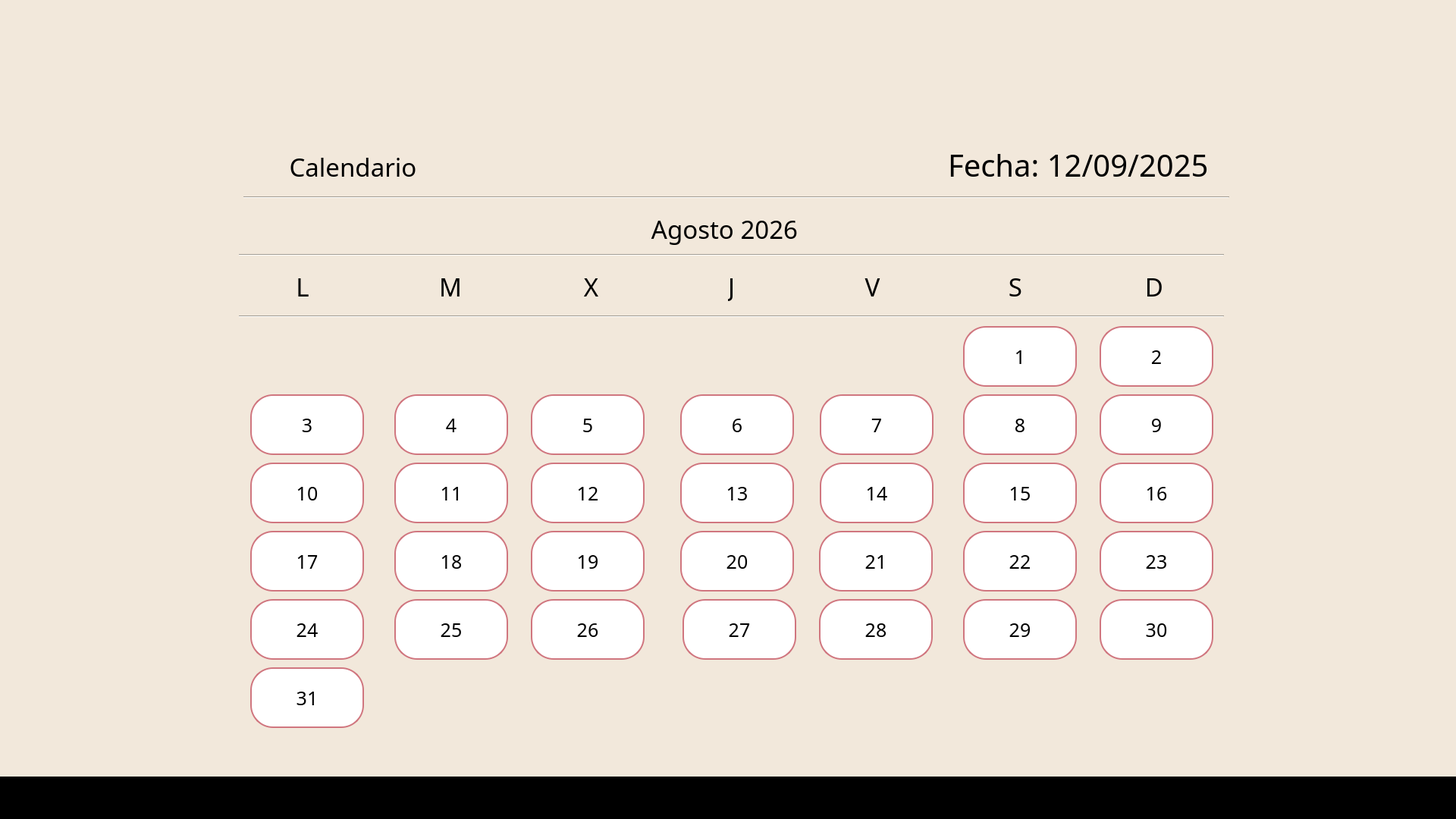
<?xml version="1.0" encoding="UTF-8"?>
<ui version="4.0">
 <class>MainWindow</class>
 <widget class="QMainWindow" name="MainWindow">
  <property name="geometry">
   <rect>
    <x>0</x>
    <y>0</y>
    <width>1920</width>
    <height>1080</height>
   </rect>
  </property>
  <property name="windowTitle">
   <string>MainWindow</string>
  </property>
  <property name="styleSheet">
   <string notr="true">background-color: rgb(242, 232, 219);</string>
  </property>
  <widget class="QWidget" name="centralwidget">
   <widget class="QLabel" name="label">
    <property name="geometry">
     <rect>
      <x>0</x>
      <y>0</y>
      <width>1920</width>
      <height>1080</height>
     </rect>
    </property>
    <property name="styleSheet">
     <string notr="true">background-color: #F2E8DB;</string>
    </property>
    <property name="text">
     <string/>
    </property>
   </widget>
   <widget class="QLabel" name="label_5">
    <property name="geometry">
     <rect>
      <x>844</x>
      <y>55</y>
      <width>237</width>
      <height>158</height>
     </rect>
    </property>
    <property name="styleSheet">
     <string notr="true">background-color: rgb(242, 232, 219);</string>
    </property>
    <property name="text">
     <string/>
    </property>
    <property name="pixmap">
     <pixmap>../a.png</pixmap>
    </property>
    <property name="scaledContents">
     <bool>true</bool>
    </property>
   </widget>
   <widget class="QLabel" name="label_3">
    <property name="geometry">
     <rect>
      <x>1250</x>
      <y>192</y>
      <width>355</width>
      <height>51</height>
     </rect>
    </property>
    <property name="font">
     <font>
      <family>Javanese Text</family>
      <pointsize>30</pointsize>
     </font>
    </property>
    <property name="styleSheet">
     <string notr="true">color:black;</string>
    </property>
    <property name="text">
     <string>Fecha: 12/09/2025</string>
    </property>
   </widget>
   <widget class="QLabel" name="label_4">
    <property name="geometry">
     <rect>
      <x>850</x>
      <y>278</y>
      <width>211</width>
      <height>47</height>
     </rect>
    </property>
    <property name="font">
     <font>
      <family>Javanese Text</family>
      <pointsize>25</pointsize>
     </font>
    </property>
    <property name="layoutDirection">
     <enum>Qt::LayoutDirection::LeftToRight</enum>
    </property>
    <property name="styleSheet">
     <string notr="true">color:black;</string>
    </property>
    <property name="text">
     <string>Agosto 2026</string>
    </property>
    <property name="alignment">
     <set>Qt::AlignmentFlag::AlignCenter</set>
    </property>
   </widget>
   <widget class="Line" name="line">
    <property name="geometry">
     <rect>
      <x>321</x>
      <y>255</y>
      <width>1300</width>
      <height>10</height>
     </rect>
    </property>
    <property name="orientation">
     <enum>Qt::Orientation::Horizontal</enum>
    </property>
   </widget>
   <widget class="Line" name="line_2">
    <property name="geometry">
     <rect>
      <x>315</x>
      <y>331</y>
      <width>1299</width>
      <height>10</height>
     </rect>
    </property>
    <property name="orientation">
     <enum>Qt::Orientation::Horizontal</enum>
    </property>
   </widget>
   <widget class="QLabel" name="label_6">
    <property name="geometry">
     <rect>
      <x>390</x>
      <y>358</y>
      <width>18</width>
      <height>39</height>
     </rect>
    </property>
    <property name="font">
     <font>
      <family>Javanese Text</family>
      <pointsize>25</pointsize>
     </font>
    </property>
    <property name="layoutDirection">
     <enum>Qt::LayoutDirection::LeftToRight</enum>
    </property>
    <property name="styleSheet">
     <string notr="true">color:black;</string>
    </property>
    <property name="text">
     <string>L</string>
    </property>
    <property name="alignment">
     <set>Qt::AlignmentFlag::AlignCenter</set>
    </property>
   </widget>
   <widget class="QLabel" name="label_7">
    <property name="geometry">
     <rect>
      <x>580</x>
      <y>358</y>
      <width>28</width>
      <height>39</height>
     </rect>
    </property>
    <property name="font">
     <font>
      <family>Javanese Text</family>
      <pointsize>25</pointsize>
     </font>
    </property>
    <property name="layoutDirection">
     <enum>Qt::LayoutDirection::LeftToRight</enum>
    </property>
    <property name="styleSheet">
     <string notr="true">color:black;</string>
    </property>
    <property name="text">
     <string>M</string>
    </property>
    <property name="alignment">
     <set>Qt::AlignmentFlag::AlignCenter</set>
    </property>
   </widget>
   <widget class="QLabel" name="label_8">
    <property name="geometry">
     <rect>
      <x>770</x>
      <y>358</y>
      <width>19</width>
      <height>39</height>
     </rect>
    </property>
    <property name="font">
     <font>
      <family>Javanese Text</family>
      <pointsize>25</pointsize>
     </font>
    </property>
    <property name="layoutDirection">
     <enum>Qt::LayoutDirection::LeftToRight</enum>
    </property>
    <property name="styleSheet">
     <string notr="true">color:black;</string>
    </property>
    <property name="text">
     <string>X</string>
    </property>
    <property name="alignment">
     <set>Qt::AlignmentFlag::AlignCenter</set>
    </property>
   </widget>
   <widget class="QLabel" name="label_9">
    <property name="geometry">
     <rect>
      <x>960</x>
      <y>358</y>
      <width>9</width>
      <height>39</height>
     </rect>
    </property>
    <property name="font">
     <font>
      <family>Javanese Text</family>
      <pointsize>25</pointsize>
     </font>
    </property>
    <property name="layoutDirection">
     <enum>Qt::LayoutDirection::LeftToRight</enum>
    </property>
    <property name="styleSheet">
     <string notr="true">color:black;</string>
    </property>
    <property name="text">
     <string>J</string>
    </property>
    <property name="alignment">
     <set>Qt::AlignmentFlag::AlignCenter</set>
    </property>
   </widget>
   <widget class="QLabel" name="label_10">
    <property name="geometry">
     <rect>
      <x>1140</x>
      <y>358</y>
      <width>21</width>
      <height>39</height>
     </rect>
    </property>
    <property name="font">
     <font>
      <family>Javanese Text</family>
      <pointsize>25</pointsize>
     </font>
    </property>
    <property name="layoutDirection">
     <enum>Qt::LayoutDirection::LeftToRight</enum>
    </property>
    <property name="styleSheet">
     <string notr="true">color:black;</string>
    </property>
    <property name="text">
     <string>V</string>
    </property>
    <property name="alignment">
     <set>Qt::AlignmentFlag::AlignCenter</set>
    </property>
   </widget>
   <widget class="QLabel" name="label_11">
    <property name="geometry">
     <rect>
      <x>1508</x>
      <y>358</y>
      <width>28</width>
      <height>39</height>
     </rect>
    </property>
    <property name="font">
     <font>
      <family>Javanese Text</family>
      <pointsize>25</pointsize>
     </font>
    </property>
    <property name="layoutDirection">
     <enum>Qt::LayoutDirection::LeftToRight</enum>
    </property>
    <property name="styleSheet">
     <string notr="true">color:black;</string>
    </property>
    <property name="text">
     <string>D</string>
    </property>
    <property name="alignment">
     <set>Qt::AlignmentFlag::AlignCenter</set>
    </property>
   </widget>
   <widget class="QLabel" name="label_12">
    <property name="geometry">
     <rect>
      <x>1330</x>
      <y>358</y>
      <width>18</width>
      <height>39</height>
     </rect>
    </property>
    <property name="font">
     <font>
      <family>Javanese Text</family>
      <pointsize>25</pointsize>
     </font>
    </property>
    <property name="layoutDirection">
     <enum>Qt::LayoutDirection::LeftToRight</enum>
    </property>
    <property name="styleSheet">
     <string notr="true">color:black;</string>
    </property>
    <property name="text">
     <string>S</string>
    </property>
    <property name="alignment">
     <set>Qt::AlignmentFlag::AlignCenter</set>
    </property>
   </widget>
   <widget class="Line" name="line_3">
    <property name="geometry">
     <rect>
      <x>315</x>
      <y>412</y>
      <width>1299</width>
      <height>10</height>
     </rect>
    </property>
    <property name="orientation">
     <enum>Qt::Orientation::Horizontal</enum>
    </property>
   </widget>
   <widget class="QPushButton" name="pushButton_izq">
    <property name="geometry">
     <rect>
      <x>315</x>
      <y>266</y>
      <width>26</width>
      <height>56</height>
     </rect>
    </property>
    <property name="font">
     <font>
      <family>Javanese Text</family>
      <pointsize>19</pointsize>
     </font>
    </property>
    <property name="styleSheet">
     <string notr="true">background-color: #F2E8DB;

border: 2px solid #F2E8DB; 
border-radius: 30px; 
padding: 5px;</string>
    </property>
    <property name="text">
     <string/>
    </property>
    <property name="icon">
     <iconset>
      <normaloff>../arrow_back.png</normaloff>../arrow_back.png</iconset>
    </property>
   </widget>
   <widget class="QPushButton" name="pushButton_der">
    <property name="geometry">
     <rect>
      <x>1594</x>
      <y>266</y>
      <width>34</width>
      <height>56</height>
     </rect>
    </property>
    <property name="font">
     <font>
      <family>Javanese Text</family>
      <pointsize>19</pointsize>
     </font>
    </property>
    <property name="styleSheet">
     <string notr="true">background-color: #F2E8DB;

border: 2px solid #F2E8DB; 
border-radius: 30px; 
padding: 5px;</string>
    </property>
    <property name="text">
     <string/>
    </property>
    <property name="icon">
     <iconset>
      <normaloff>../arrow_forward.png</normaloff>../arrow_forward.png</iconset>
    </property>
   </widget>
   <widget class="QLabel" name="label_13">
    <property name="geometry">
     <rect>
      <x>323</x>
      <y>190</y>
      <width>41</width>
      <height>44</height>
     </rect>
    </property>
    <property name="font">
     <font>
      <family>Javanese Text</family>
      <pointsize>25</pointsize>
     </font>
    </property>
    <property name="layoutDirection">
     <enum>Qt::LayoutDirection::LeftToRight</enum>
    </property>
    <property name="styleSheet">
     <string notr="true">color:black;</string>
    </property>
    <property name="text">
     <string/>
    </property>
    <property name="pixmap">
     <pixmap>../calendar.png</pixmap>
    </property>
    <property name="scaledContents">
     <bool>true</bool>
    </property>
    <property name="alignment">
     <set>Qt::AlignmentFlag::AlignCenter</set>
    </property>
   </widget>
   <widget class="QLabel" name="label_14">
    <property name="geometry">
     <rect>
      <x>375</x>
      <y>198</y>
      <width>181</width>
      <height>44</height>
     </rect>
    </property>
    <property name="font">
     <font>
      <family>Javanese Text</family>
      <pointsize>25</pointsize>
     </font>
    </property>
    <property name="layoutDirection">
     <enum>Qt::LayoutDirection::LeftToRight</enum>
    </property>
    <property name="styleSheet">
     <string notr="true">color:black;</string>
    </property>
    <property name="text">
     <string>Calendario</string>
    </property>
    <property name="alignment">
     <set>Qt::AlignmentFlag::AlignCenter</set>
    </property>
   </widget>
   <widget class="QLabel" name="label_15">
    <property name="geometry">
     <rect>
      <x>0</x>
      <y>1024</y>
      <width>1920</width>
      <height>56</height>
     </rect>
    </property>
    <property name="font">
     <font>
      <family>Javanese Text</family>
      <pointsize>25</pointsize>
     </font>
    </property>
    <property name="layoutDirection">
     <enum>Qt::LayoutDirection::LeftToRight</enum>
    </property>
    <property name="styleSheet">
     <string notr="true">background-color:black;</string>
    </property>
    <property name="text">
     <string/>
    </property>
    <property name="alignment">
     <set>Qt::AlignmentFlag::AlignCenter</set>
    </property>
   </widget>
   <widget class="QPushButton" name="pushButton_18">
    <property name="geometry">
     <rect>
      <x>520</x>
      <y>700</y>
      <width>150</width>
      <height>80</height>
     </rect>
    </property>
    <property name="font">
     <font>
      <family>Javanese Text</family>
      <pointsize>19</pointsize>
     </font>
    </property>
    <property name="styleSheet">
     <string notr="true">background-color: WHITE;
color: black;

border: 2px solid #d0767f; 
border-radius: 30px; 
padding: 5px;</string>
    </property>
    <property name="text">
     <string>18</string>
    </property>
   </widget>
   <widget class="QPushButton" name="pushButton_6">
    <property name="geometry">
     <rect>
      <x>897</x>
      <y>520</y>
      <width>150</width>
      <height>80</height>
     </rect>
    </property>
    <property name="font">
     <font>
      <family>Javanese Text</family>
      <pointsize>19</pointsize>
     </font>
    </property>
    <property name="styleSheet">
     <string notr="true">background-color: WHITE;
color: black;

border: 2px solid #d0767f; 
border-radius: 30px; 
padding: 5px;</string>
    </property>
    <property name="text">
     <string>6</string>
    </property>
   </widget>
   <widget class="QPushButton" name="pushButton_8">
    <property name="geometry">
     <rect>
      <x>1270</x>
      <y>520</y>
      <width>150</width>
      <height>80</height>
     </rect>
    </property>
    <property name="font">
     <font>
      <family>Javanese Text</family>
      <pointsize>19</pointsize>
     </font>
    </property>
    <property name="styleSheet">
     <string notr="true">background-color: WHITE;
color: black;

border: 2px solid #d0767f; 
border-radius: 30px; 
padding: 5px;</string>
    </property>
    <property name="text">
     <string>8</string>
    </property>
   </widget>
   <widget class="QPushButton" name="pushButton_17">
    <property name="geometry">
     <rect>
      <x>330</x>
      <y>700</y>
      <width>150</width>
      <height>80</height>
     </rect>
    </property>
    <property name="font">
     <font>
      <family>Javanese Text</family>
      <pointsize>19</pointsize>
     </font>
    </property>
    <property name="styleSheet">
     <string notr="true">background-color: WHITE;
color: black;

border: 2px solid #d0767f; 
border-radius: 30px; 
padding: 5px;</string>
    </property>
    <property name="text">
     <string>17</string>
    </property>
   </widget>
   <widget class="QPushButton" name="pushButton_22">
    <property name="geometry">
     <rect>
      <x>1270</x>
      <y>700</y>
      <width>150</width>
      <height>80</height>
     </rect>
    </property>
    <property name="font">
     <font>
      <family>Javanese Text</family>
      <pointsize>19</pointsize>
     </font>
    </property>
    <property name="styleSheet">
     <string notr="true">background-color: WHITE;
color: black;

border: 2px solid #d0767f; 
border-radius: 30px; 
padding: 5px;</string>
    </property>
    <property name="text">
     <string>22</string>
    </property>
   </widget>
   <widget class="QPushButton" name="pushButton_13">
    <property name="geometry">
     <rect>
      <x>897</x>
      <y>610</y>
      <width>150</width>
      <height>80</height>
     </rect>
    </property>
    <property name="font">
     <font>
      <family>Javanese Text</family>
      <pointsize>19</pointsize>
     </font>
    </property>
    <property name="styleSheet">
     <string notr="true">background-color: WHITE;
color: black;

border: 2px solid #d0767f; 
border-radius: 30px; 
padding: 5px;</string>
    </property>
    <property name="text">
     <string>13</string>
    </property>
   </widget>
   <widget class="QPushButton" name="pushButton_7">
    <property name="geometry">
     <rect>
      <x>1081</x>
      <y>520</y>
      <width>150</width>
      <height>80</height>
     </rect>
    </property>
    <property name="font">
     <font>
      <family>Javanese Text</family>
      <pointsize>19</pointsize>
     </font>
    </property>
    <property name="styleSheet">
     <string notr="true">background-color: WHITE;
color: black;

border: 2px solid #d0767f; 
border-radius: 30px; 
padding: 5px;</string>
    </property>
    <property name="text">
     <string>7</string>
    </property>
   </widget>
   <widget class="QPushButton" name="pushButton_15">
    <property name="geometry">
     <rect>
      <x>1270</x>
      <y>610</y>
      <width>150</width>
      <height>80</height>
     </rect>
    </property>
    <property name="font">
     <font>
      <family>Javanese Text</family>
      <pointsize>19</pointsize>
     </font>
    </property>
    <property name="styleSheet">
     <string notr="true">background-color: WHITE;
color: black;

border: 2px solid #d0767f; 
border-radius: 30px; 
padding: 5px;</string>
    </property>
    <property name="text">
     <string>15</string>
    </property>
   </widget>
   <widget class="QPushButton" name="pushButton_29">
    <property name="geometry">
     <rect>
      <x>1270</x>
      <y>790</y>
      <width>150</width>
      <height>80</height>
     </rect>
    </property>
    <property name="font">
     <font>
      <family>Javanese Text</family>
      <pointsize>19</pointsize>
     </font>
    </property>
    <property name="styleSheet">
     <string notr="true">background-color: WHITE;
color: black;

border: 2px solid #d0767f; 
border-radius: 30px; 
padding: 5px;</string>
    </property>
    <property name="text">
     <string>29</string>
    </property>
   </widget>
   <widget class="QPushButton" name="pushButton_10">
    <property name="geometry">
     <rect>
      <x>330</x>
      <y>610</y>
      <width>150</width>
      <height>80</height>
     </rect>
    </property>
    <property name="font">
     <font>
      <family>Javanese Text</family>
      <pointsize>19</pointsize>
     </font>
    </property>
    <property name="styleSheet">
     <string notr="true">background-color: WHITE;
color: black;

border: 2px solid #d0767f; 
border-radius: 30px; 
padding: 5px;</string>
    </property>
    <property name="text">
     <string>10</string>
    </property>
   </widget>
   <widget class="QPushButton" name="pushButton_19">
    <property name="geometry">
     <rect>
      <x>700</x>
      <y>700</y>
      <width>150</width>
      <height>80</height>
     </rect>
    </property>
    <property name="font">
     <font>
      <family>Javanese Text</family>
      <pointsize>19</pointsize>
     </font>
    </property>
    <property name="styleSheet">
     <string notr="true">background-color: WHITE;
color: black;

border: 2px solid #d0767f; 
border-radius: 30px; 
padding: 5px;</string>
    </property>
    <property name="text">
     <string>19</string>
    </property>
   </widget>
   <widget class="QPushButton" name="pushButton_3">
    <property name="geometry">
     <rect>
      <x>330</x>
      <y>520</y>
      <width>150</width>
      <height>80</height>
     </rect>
    </property>
    <property name="font">
     <font>
      <family>Javanese Text</family>
      <pointsize>19</pointsize>
     </font>
    </property>
    <property name="styleSheet">
     <string notr="true">background-color: WHITE;
color: black;

border: 2px solid #d0767f; 
border-radius: 30px; 
padding: 5px;</string>
    </property>
    <property name="text">
     <string>3</string>
    </property>
   </widget>
   <widget class="QPushButton" name="pushButton_28">
    <property name="geometry">
     <rect>
      <x>1080</x>
      <y>790</y>
      <width>150</width>
      <height>80</height>
     </rect>
    </property>
    <property name="font">
     <font>
      <family>Javanese Text</family>
      <pointsize>19</pointsize>
     </font>
    </property>
    <property name="styleSheet">
     <string notr="true">background-color: WHITE;
color: black;

border: 2px solid #d0767f; 
border-radius: 30px; 
padding: 5px;</string>
    </property>
    <property name="text">
     <string>28</string>
    </property>
   </widget>
   <widget class="QPushButton" name="pushButton_4">
    <property name="geometry">
     <rect>
      <x>520</x>
      <y>520</y>
      <width>150</width>
      <height>80</height>
     </rect>
    </property>
    <property name="font">
     <font>
      <family>Javanese Text</family>
      <pointsize>19</pointsize>
     </font>
    </property>
    <property name="styleSheet">
     <string notr="true">background-color: WHITE;
color: black;

border: 2px solid #d0767f; 
border-radius: 30px; 
padding: 5px;</string>
    </property>
    <property name="text">
     <string>4</string>
    </property>
   </widget>
   <widget class="QPushButton" name="pushButton_21">
    <property name="geometry">
     <rect>
      <x>1080</x>
      <y>700</y>
      <width>150</width>
      <height>80</height>
     </rect>
    </property>
    <property name="font">
     <font>
      <family>Javanese Text</family>
      <pointsize>19</pointsize>
     </font>
    </property>
    <property name="styleSheet">
     <string notr="true">background-color: WHITE;
color: black;

border: 2px solid #d0767f; 
border-radius: 30px; 
padding: 5px;</string>
    </property>
    <property name="text">
     <string>21</string>
    </property>
   </widget>
   <widget class="QPushButton" name="pushButton_16">
    <property name="geometry">
     <rect>
      <x>1450</x>
      <y>610</y>
      <width>150</width>
      <height>80</height>
     </rect>
    </property>
    <property name="font">
     <font>
      <family>Javanese Text</family>
      <pointsize>19</pointsize>
     </font>
    </property>
    <property name="styleSheet">
     <string notr="true">background-color: WHITE;
color: black;

border: 2px solid #d0767f; 
border-radius: 30px; 
padding: 5px;</string>
    </property>
    <property name="text">
     <string>16</string>
    </property>
   </widget>
   <widget class="QPushButton" name="pushButton_2">
    <property name="geometry">
     <rect>
      <x>1450</x>
      <y>430</y>
      <width>150</width>
      <height>80</height>
     </rect>
    </property>
    <property name="font">
     <font>
      <family>Javanese Text</family>
      <pointsize>19</pointsize>
     </font>
    </property>
    <property name="styleSheet">
     <string notr="true">background-color: WHITE;
color: black;

border: 2px solid #d0767f; 
border-radius: 30px; 
padding: 5px;</string>
    </property>
    <property name="text">
     <string>2</string>
    </property>
   </widget>
   <widget class="QPushButton" name="pushButton_23">
    <property name="geometry">
     <rect>
      <x>1450</x>
      <y>700</y>
      <width>150</width>
      <height>80</height>
     </rect>
    </property>
    <property name="font">
     <font>
      <family>Javanese Text</family>
      <pointsize>19</pointsize>
     </font>
    </property>
    <property name="styleSheet">
     <string notr="true">background-color: WHITE;
color: black;

border: 2px solid #d0767f; 
border-radius: 30px; 
padding: 5px;</string>
    </property>
    <property name="text">
     <string>23</string>
    </property>
   </widget>
   <widget class="QPushButton" name="pushButton_27">
    <property name="geometry">
     <rect>
      <x>900</x>
      <y>790</y>
      <width>150</width>
      <height>80</height>
     </rect>
    </property>
    <property name="font">
     <font>
      <family>Javanese Text</family>
      <pointsize>19</pointsize>
     </font>
    </property>
    <property name="styleSheet">
     <string notr="true">background-color: WHITE;
color: black;

border: 2px solid #d0767f; 
border-radius: 30px; 
padding: 5px;</string>
    </property>
    <property name="text">
     <string>27</string>
    </property>
   </widget>
   <widget class="QPushButton" name="pushButton_24">
    <property name="geometry">
     <rect>
      <x>330</x>
      <y>790</y>
      <width>150</width>
      <height>80</height>
     </rect>
    </property>
    <property name="font">
     <font>
      <family>Javanese Text</family>
      <pointsize>19</pointsize>
     </font>
    </property>
    <property name="styleSheet">
     <string notr="true">background-color: WHITE;
color: black;

border: 2px solid #d0767f; 
border-radius: 30px; 
padding: 5px;</string>
    </property>
    <property name="text">
     <string>24</string>
    </property>
   </widget>
   <widget class="QPushButton" name="pushButton_20">
    <property name="geometry">
     <rect>
      <x>897</x>
      <y>700</y>
      <width>150</width>
      <height>80</height>
     </rect>
    </property>
    <property name="font">
     <font>
      <family>Javanese Text</family>
      <pointsize>19</pointsize>
     </font>
    </property>
    <property name="styleSheet">
     <string notr="true">background-color: WHITE;
color: black;

border: 2px solid #d0767f; 
border-radius: 30px; 
padding: 5px;</string>
    </property>
    <property name="text">
     <string>20</string>
    </property>
   </widget>
   <widget class="QPushButton" name="pushButton_26">
    <property name="geometry">
     <rect>
      <x>700</x>
      <y>790</y>
      <width>150</width>
      <height>80</height>
     </rect>
    </property>
    <property name="font">
     <font>
      <family>Javanese Text</family>
      <pointsize>19</pointsize>
     </font>
    </property>
    <property name="styleSheet">
     <string notr="true">background-color: WHITE;
color: black;

border: 2px solid #d0767f; 
border-radius: 30px; 
padding: 5px;</string>
    </property>
    <property name="text">
     <string>26</string>
    </property>
   </widget>
   <widget class="QPushButton" name="pushButton_5">
    <property name="geometry">
     <rect>
      <x>700</x>
      <y>520</y>
      <width>150</width>
      <height>80</height>
     </rect>
    </property>
    <property name="font">
     <font>
      <family>Javanese Text</family>
      <pointsize>19</pointsize>
     </font>
    </property>
    <property name="styleSheet">
     <string notr="true">background-color: WHITE;
color: black;

border: 2px solid #d0767f; 
border-radius: 30px; 
padding: 5px;</string>
    </property>
    <property name="text">
     <string>5</string>
    </property>
   </widget>
   <widget class="QPushButton" name="pushButton_11">
    <property name="geometry">
     <rect>
      <x>520</x>
      <y>610</y>
      <width>150</width>
      <height>80</height>
     </rect>
    </property>
    <property name="font">
     <font>
      <family>Javanese Text</family>
      <pointsize>19</pointsize>
     </font>
    </property>
    <property name="styleSheet">
     <string notr="true">background-color: WHITE;
color: black;

border: 2px solid #d0767f; 
border-radius: 30px; 
padding: 5px;</string>
    </property>
    <property name="text">
     <string>11</string>
    </property>
   </widget>
   <widget class="QPushButton" name="pushButton_9">
    <property name="geometry">
     <rect>
      <x>1450</x>
      <y>520</y>
      <width>150</width>
      <height>80</height>
     </rect>
    </property>
    <property name="font">
     <font>
      <family>Javanese Text</family>
      <pointsize>19</pointsize>
     </font>
    </property>
    <property name="styleSheet">
     <string notr="true">background-color: WHITE;
color: black;

border: 2px solid #d0767f; 
border-radius: 30px; 
padding: 5px;</string>
    </property>
    <property name="text">
     <string>9</string>
    </property>
   </widget>
   <widget class="QPushButton" name="pushButton_14">
    <property name="geometry">
     <rect>
      <x>1081</x>
      <y>610</y>
      <width>150</width>
      <height>80</height>
     </rect>
    </property>
    <property name="font">
     <font>
      <family>Javanese Text</family>
      <pointsize>19</pointsize>
     </font>
    </property>
    <property name="styleSheet">
     <string notr="true">background-color: WHITE;
color: black;

border: 2px solid #d0767f; 
border-radius: 30px; 
padding: 5px;</string>
    </property>
    <property name="text">
     <string>14</string>
    </property>
   </widget>
   <widget class="QPushButton" name="pushButton_25">
    <property name="geometry">
     <rect>
      <x>520</x>
      <y>790</y>
      <width>150</width>
      <height>80</height>
     </rect>
    </property>
    <property name="font">
     <font>
      <family>Javanese Text</family>
      <pointsize>19</pointsize>
     </font>
    </property>
    <property name="styleSheet">
     <string notr="true">background-color: WHITE;
color: black;

border: 2px solid #d0767f; 
border-radius: 30px; 
padding: 5px;</string>
    </property>
    <property name="text">
     <string>25</string>
    </property>
   </widget>
   <widget class="QPushButton" name="pushButton_12">
    <property name="geometry">
     <rect>
      <x>700</x>
      <y>610</y>
      <width>150</width>
      <height>80</height>
     </rect>
    </property>
    <property name="font">
     <font>
      <family>Javanese Text</family>
      <pointsize>19</pointsize>
     </font>
    </property>
    <property name="styleSheet">
     <string notr="true">background-color: WHITE;
color: black;

border: 2px solid #d0767f; 
border-radius: 30px; 
padding: 5px;</string>
    </property>
    <property name="text">
     <string>12</string>
    </property>
   </widget>
   <widget class="QPushButton" name="pushButton_30">
    <property name="geometry">
     <rect>
      <x>1450</x>
      <y>790</y>
      <width>150</width>
      <height>80</height>
     </rect>
    </property>
    <property name="font">
     <font>
      <family>Javanese Text</family>
      <pointsize>19</pointsize>
     </font>
    </property>
    <property name="styleSheet">
     <string notr="true">background-color: WHITE;
color: black;

border: 2px solid #d0767f; 
border-radius: 30px; 
padding: 5px;</string>
    </property>
    <property name="text">
     <string>30</string>
    </property>
   </widget>
   <widget class="QPushButton" name="pushButton_1">
    <property name="geometry">
     <rect>
      <x>1270</x>
      <y>430</y>
      <width>150</width>
      <height>80</height>
     </rect>
    </property>
    <property name="font">
     <font>
      <family>Javanese Text</family>
      <pointsize>19</pointsize>
     </font>
    </property>
    <property name="styleSheet">
     <string notr="true">background-color: WHITE;
color: black;

border: 2px solid #d0767f; 
border-radius: 30px; 
padding: 5px;</string>
    </property>
    <property name="text">
     <string>1</string>
    </property>
   </widget>
   <widget class="QPushButton" name="pushButton_31">
    <property name="geometry">
     <rect>
      <x>330</x>
      <y>880</y>
      <width>150</width>
      <height>80</height>
     </rect>
    </property>
    <property name="font">
     <font>
      <family>Javanese Text</family>
      <pointsize>19</pointsize>
     </font>
    </property>
    <property name="styleSheet">
     <string notr="true">background-color: WHITE;
color: black;

border: 2px solid #d0767f; 
border-radius: 30px; 
padding: 5px;</string>
    </property>
    <property name="text">
     <string>31</string>
    </property>
   </widget>
   <zorder>label</zorder>
   <zorder>label_3</zorder>
   <zorder>label_4</zorder>
   <zorder>label_5</zorder>
   <zorder>line</zorder>
   <zorder>line_2</zorder>
   <zorder>label_6</zorder>
   <zorder>label_7</zorder>
   <zorder>label_8</zorder>
   <zorder>label_9</zorder>
   <zorder>label_10</zorder>
   <zorder>label_11</zorder>
   <zorder>label_12</zorder>
   <zorder>line_3</zorder>
   <zorder>pushButton_izq</zorder>
   <zorder>pushButton_der</zorder>
   <zorder>label_13</zorder>
   <zorder>label_14</zorder>
   <zorder>label_15</zorder>
   <zorder>pushButton_18</zorder>
   <zorder>pushButton_6</zorder>
   <zorder>pushButton_8</zorder>
   <zorder>pushButton_17</zorder>
   <zorder>pushButton_22</zorder>
   <zorder>pushButton_13</zorder>
   <zorder>pushButton_7</zorder>
   <zorder>pushButton_15</zorder>
   <zorder>pushButton_29</zorder>
   <zorder>pushButton_10</zorder>
   <zorder>pushButton_19</zorder>
   <zorder>pushButton_3</zorder>
   <zorder>pushButton_28</zorder>
   <zorder>pushButton_4</zorder>
   <zorder>pushButton_21</zorder>
   <zorder>pushButton_16</zorder>
   <zorder>pushButton_2</zorder>
   <zorder>pushButton_23</zorder>
   <zorder>pushButton_27</zorder>
   <zorder>pushButton_24</zorder>
   <zorder>pushButton_20</zorder>
   <zorder>pushButton_26</zorder>
   <zorder>pushButton_5</zorder>
   <zorder>pushButton_11</zorder>
   <zorder>pushButton_9</zorder>
   <zorder>pushButton_14</zorder>
   <zorder>pushButton_25</zorder>
   <zorder>pushButton_12</zorder>
   <zorder>pushButton_30</zorder>
   <zorder>pushButton_1</zorder>
   <zorder>pushButton_31</zorder>
  </widget>
 </widget>
 <resources/>
 <connections/>
</ui>
